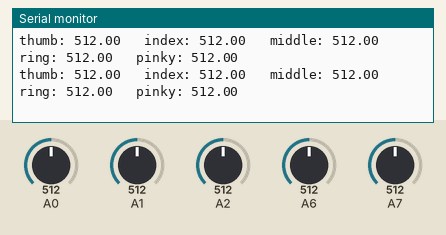
This sketch was run on a simulated Arduino Uno, built with avr-gcc and run on an emulated ATmega328P. Parts: the last lines printed to the serial monitor. Inputs (shaded band) come from the test bench; at power-on: A0 = 512, A1 = 512, A2 = 512, A6 = 512, A7 = 512.

Above: at 1.2 s.
1.3 s: A0 set to 104
At 1.5 s:
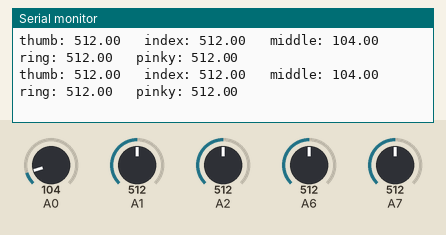
4.3 s: A0 set to 90
At 4.37 s:
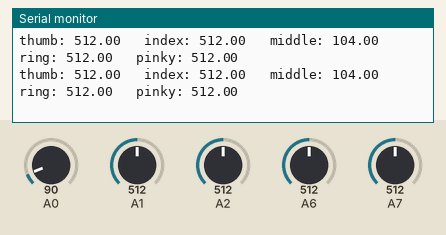
7.3 s: A1 set to 111
At 7.34 s:
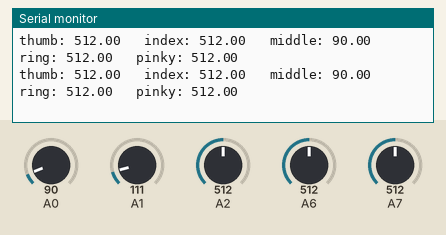
8.8 s: A1 set to 89
At 8.82 s:
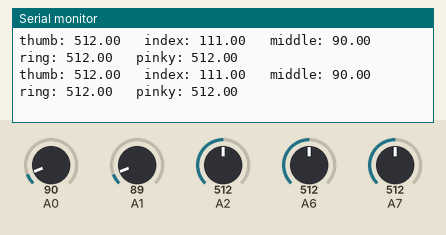
11.8 s: A2 set to 107
At 11.88 s:
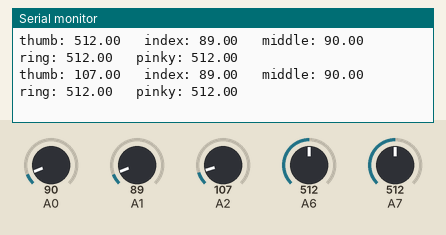
13.3 s: A2 set to 92
At 13.35 s:
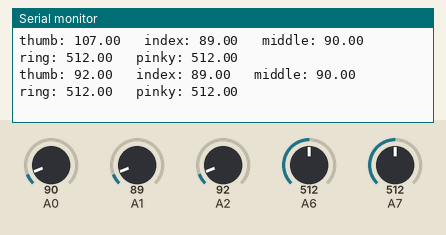
Timing chart, 0 to 16.3 s (numbered marks = the images above; inputs shaded):
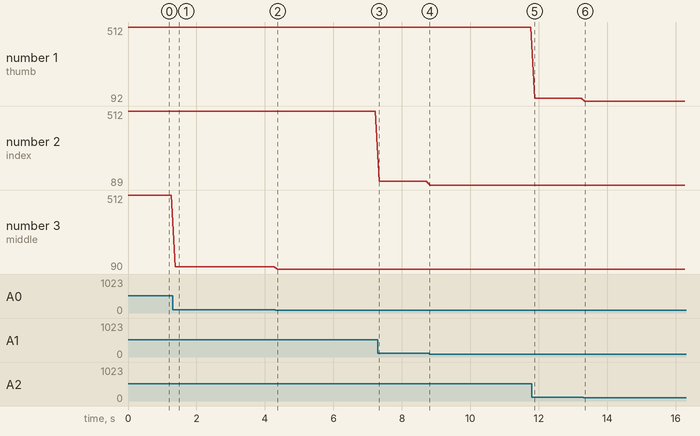

Measured:
- after the input at 1.3 s, the serial monitor: prints a new line after 0.08 s (image 1)
- after the input at 11.8 s, the serial monitor: prints a new line after 0.08 s (image 5)
- after the input at 13.3 s, the serial monitor: prints a new line after 0.05 s (image 6)
- plotted number 1: 512 → 107 after the input at 11.8 s, 107 → 92 after the input at 13.3 s
- plotted number 2: 512 → 111 after the input at 7.3 s, 111 → 89 after the input at 8.8 s
- plotted number 3: 512 → 104 after the input at 1.3 s, 104 → 90 after the input at 4.3 s

The sketch:

longFlex.ino
```cpp
// (licence header left out)
// We'll use analog input 0 to measure the temperature sensor's
// signal pin.

const int thumb = 2;
const int index = 1;
const int middle = 0;
const int ring = 6;
const int pinky = 7;


  float thumbValue;
  float indexValue;
  float middleValue;
  float ringValue;
  float pinkyValue;


void setup()
{
  // The speed is measured in bits per second, also known as
  // "baud rate". 9600 is a very commonly used baud rate,
  // and will transfer about 10 characters per second.

  Serial.begin(9600);
}


void calibrate()
{
  if (thumbValue >= 0 && thumbValue < 300)
  {
    thumbValue = 0;
  }
  else if (thumbValue >= 300 && thumbValue < 365)
  {
    thumbValue = 1;
  }
  else if (thumbValue >= 365)
  {
    thumbValue = 2;
  }
/* index finger */
  if (indexValue >= 0 && indexValue < 325)
  {
    indexValue = 0;
  }
  else if (indexValue >= 325 && indexValue < 400)
  {
    indexValue = 1;
  }
  else if (indexValue >= 400)
  {
    indexValue = 2;
  }
/*middle finger*/
  if (middleValue >= 0 && middleValue < 325)
  {
    middleValue = 0;
  }
  else if (middleValue >= 325 && middleValue < 415)
  {
    middleValue = 1;
  }
  else if (middleValue >= 415)
  {
    middleValue = 2;
  }
/*ring finger*/
    if (ringValue >= 0 && ringValue < 300)
  {
    ringValue = 0;
  }
  else if (ringValue >= 300 && ringValue < 340)
  {
    ringValue = 1;
  }
  else if (ringValue >= 340)
  {
    ringValue = 2;
  }
/*pinky finger*/
    if (pinkyValue >= 0 && pinkyValue < 525)
  {
    pinkyValue = 0;
  }
  else if (pinkyValue >= 525 && pinkyValue < 615)
  {
    pinkyValue = 1;
  }
  else if (pinkyValue >= 615)
  {
    pinkyValue = 2;
  }

}


void loop()
{

  thumbValue = getVoltage(thumb);
  indexValue = getVoltage(index);
  middleValue = getVoltage(middle);
  ringValue = getVoltage(ring);
  pinkyValue = getVoltage(pinky);

 // calibrate();


  // To send data from the Arduino to the serial monitor window,
  // we use the Serial.print() function.

  Serial.print("thumb: ");
  Serial.print(thumbValue);
  Serial.print("   index: ");
  Serial.print(indexValue);
  Serial.print("   middle: ");
  Serial.print(middleValue);
  Serial.print("   ring: ");
  Serial.print(ringValue);
  Serial.print("   pinky: ");
  Serial.println(pinkyValue);

  // Note that the above statement uses "println", which will insert
  // a "carriage return" character at the end of whatever it prints,
  // moving down to the NEXT line.


  delay(100); // repeat once per second (change as you wish!)
}


float getVoltage(int pin)
{
  // This function has one input parameter, the analog pin number
  // to read. You might notice that this function does not have
  // "void" in front of it; this is because it returns a floating-
  // point value, which is the true voltage on that pin (0 to 5V).

  // Here's the return statement for this function. We're doing
  // all the math we need to do within this statement:
  return (analogRead(pin));

}
```
